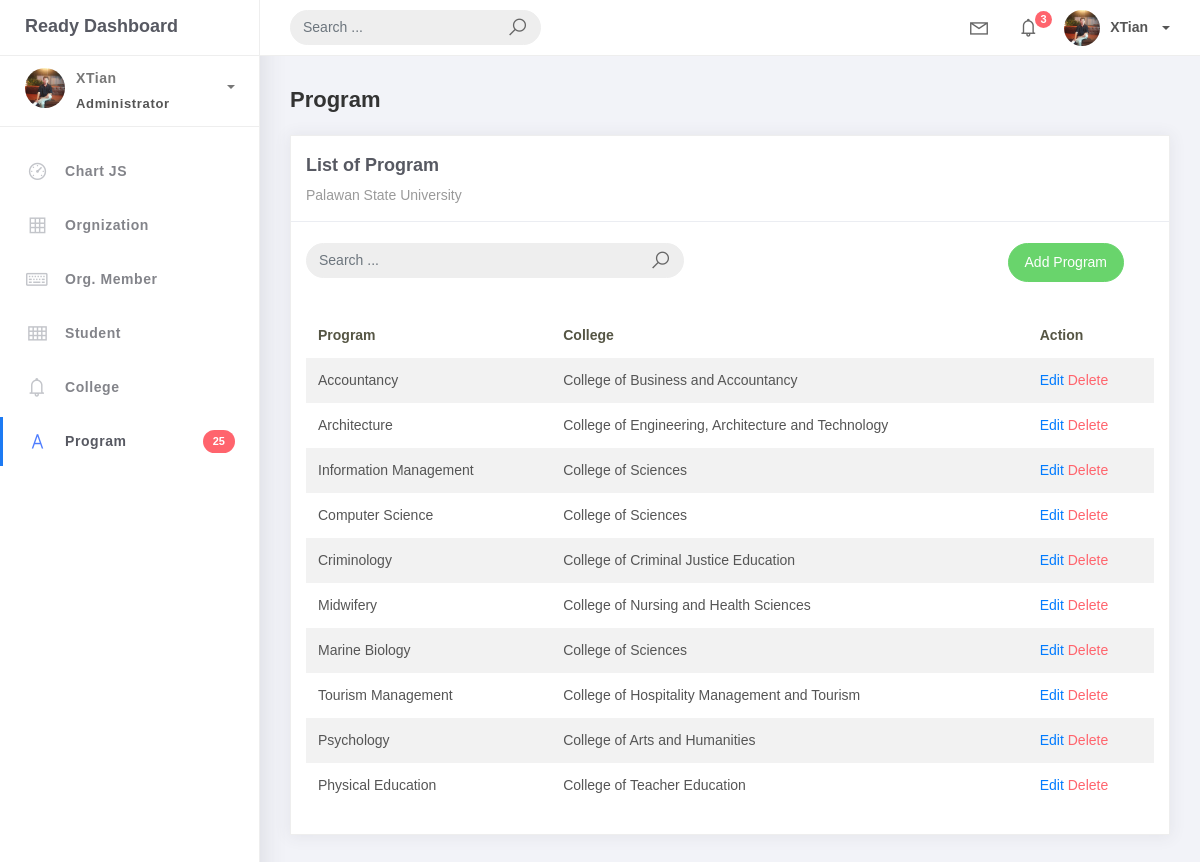
The app's page /program-list/ with its own data.
### studentorg/models.py (models this page shows, shortened)
class BaseModel (models.Model):
    created_at = models.DateTimeField (auto_now_add=True, db_index=True)
    update_at = models.DateTimeField (auto_now=True)
    class Meta:
        abstract = True

class Program (BaseModel):
    prog_name = models.CharField(max_length=150)
    college = models.ForeignKey(College, on_delete=models.CASCADE)

class College (BaseModel):
    college_name = models.CharField(max_length=150)
    def __str__(self):
        return self.college_name

### studentorg/views.py (the view)
# urls.py: path('program-list/', ProgramList.as_view(), name='program-list'),
class ProgramList(ListView):
    model = Program
    context_object_name = 'program'
    template_name = 'program_list.html'
    paginate_by = 10

### templates/program_list.html (shortened to what this page needs)
{% extends 'base.html' %} {% load static %} {% block content %}
<div class="content">
  <div class="container-fluid">
    <h4 class="page-title">Program</h4>
    <div class="row">
      <div class="col-md-12">
        <div class="card">
          <div class="card-header">
            <div class="card-title">List of Program</div>
            <div class="card-category">Palawan State University</div>
          </div>
          <br />
          <div class="col-md-12 row">
            <div class="col-md-6">
              <form class="navbar-left navbar-form nav-search mr-md-3" action="{% url 'program-list' %}">
                <div class="input-group">
                  <input type="text"placeholder="Search ..." class="form-control" name="q"/>
                  <div class="input-group-append">
                    <span class="input-group-text">
                      <i class="la la-search search-icon"></i>
                    </span>
                  </div>
                </div>
              </form>
            </div>
            <div class="col-md-6">
              <div class="pull-right">
                <a href="{% url 'program-add' %}" class="btn btn-success btn-rounded">Add Program</a>
              </div>
            </div>
          </div>
          <div class="card-body">
            <table class="table table-striped mt-3">
              <thead>
                <tr>
                  <th scope="col">Program</th>
                  <th scope="col">College</th>
                  <th scope="col">Action</th>
                </tr>
              </thead>
              <tbody>
                {% for object in object_list %}
                <tr>
                  <td>{{ object.prog_name }}</td>
                  <td>{{ object.college }}</td>
                  <td>
                    <a href="/program-list/{{object.id}}">Edit</a>
                    <a href="/program-list/{{object.id}}/delete" class="text-danger">Delete</a>
                  </td>
                </tr>
                {% endfor %}
              </tbody>
            </table>
          </div>
        </div>
      </div>
    </div>
  </div>
</div>
{% endblock %}

### records on screen
Program: prog_name "Accountancy", college "College of Business and Accountancy"
Program: prog_name "Architecture", college "College of Engineering, Architecture and Technology"
Program: prog_name "Information Management", college "College of Sciences"
Program: prog_name "Computer Science", college "College of Sciences"
Program: prog_name "Criminology", college "College of Criminal Justice Education"
Program: prog_name "Midwifery", college "College of Nursing and Health Sciences"
Program: prog_name "Marine Biology", college "College of Sciences"
Program: prog_name "Tourism Management", college "College of Hospitality Management and Tourism"
Program: prog_name "Psychology", college "College of Arts and Humanities"
Program: prog_name "Physical Education", college "College of Teacher Education"
